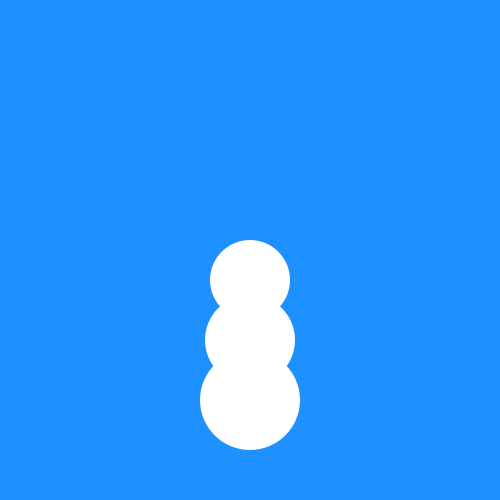
Frame 1 (no input)
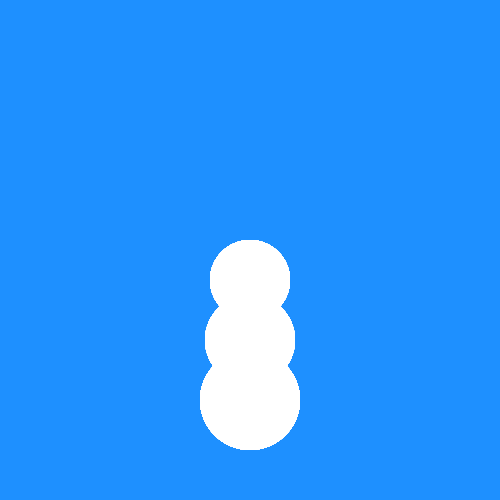
Frame 60 (the mouse pressed at the canvas centre just before this capture)
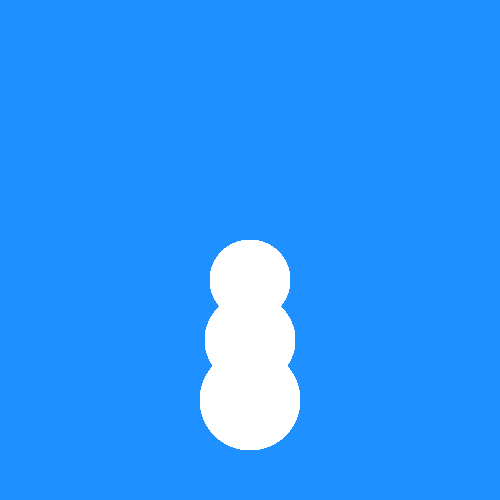
Frame 120 (the mouse held since frame 60 and released just before this capture)

The Processing sketch that drew these frames (run headless with seeded random() and noise(); from frame 60 on, the mouse is pressed at the canvas centre):

// Processing sketch: snowman
// ── snowman.pde
void setup() {
  size(500, 500);
  background(30,144,255 );
  
}

int y = 400;

void draw() {
  noStroke();
  
  ellipse(250, y, 100, 100);
  ellipse(250, y - 60, 90, 90);
  ellipse(250, y - 120, 80, 80);
  //ellipse(250, 400, 100, 100);
  
 }
